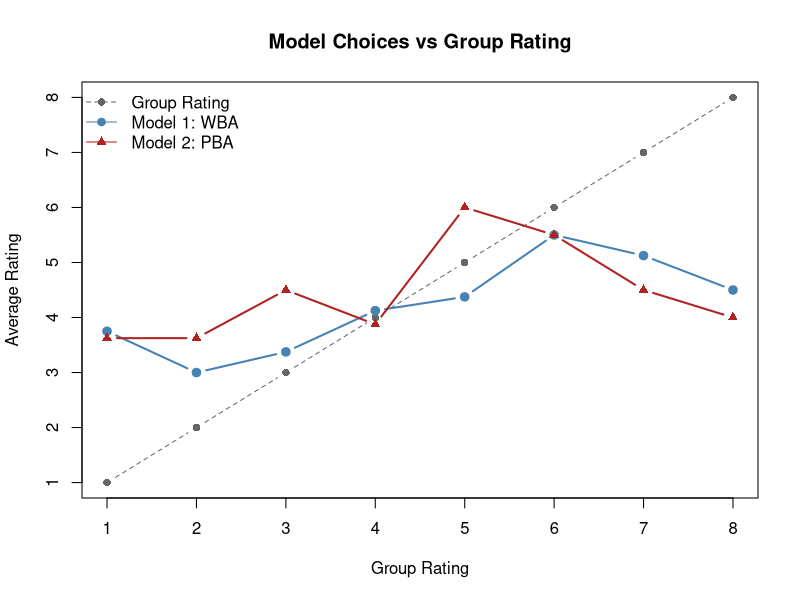

R code for this plot:
# Minimal simulation script aligned with the branch scaffold.
#
# 1. Scaling internally as 0:7
# 2. Builds an evidence grid task.
# 3. Models:
#    - Model 1: reparameterized WBA (rho, kappa)
#    - Model 2: PBA (p)
# 4. Exports files:
#    - dataset_1_task.csv
#    - dataset_2_model_choices.csv
SEED <- 123
dir.create(file.path("outputs", "simulated"), recursive = TRUE, showWarnings = FALSE)
# -----------------------------
# Empirical-data helper
# -----------------------------

# This helper is for later fitting to the real data. Rules:
  # rows with GroupRating outside 1:8 are removed before fitting.
  # That means GroupRating == 0 / no-feedback rows are excluded.
prepare_for_fitting <- function(dat) {
  dat <- dat[!is.na(dat$GroupRating) & dat$GroupRating >= 1 & dat$GroupRating <= 8, , drop = FALSE]

  dat$direct_count <- as.integer(dat$FirstRating - 1L)
  dat$social_count <- as.integer(dat$GroupRating - 1L)
  dat$second_count <- as.integer(dat$SecondRating - 1L)

  dat
}

# -----------------------------
# Beta-binomial helper
# -----------------------------

# Draw one discrete response on the 0:7 scale:
# 1. sample a probability from Beta(alpha, beta)
# 2. sample a count from Binomial(7, probability)
draw_beta_binomial_count <- function(size, alpha, beta) {
  probability <- rbeta(1, shape1 = alpha, shape2 = beta)
  rbinom(1, size = size, prob = probability)
}


# -----------------------------
# Build the simulated task
# -----------------------------
  # Keep the task on the 0:7 scale internally, 
  #to avoid confusion with the 1:8 scale used in the user-facing CSV files.
build_evidence_grid <- function(total_direct = 7L,
                                total_social = 7L,
                                repeats_per_cell = 1L) {
  base_grid <- expand.grid(
    direct_count = 0:total_direct,
    social_count = 0:total_social
  )

  grid <- base_grid[rep(seq_len(nrow(base_grid)), each = repeats_per_cell), , drop = FALSE]
  grid$trial_id <- seq_len(nrow(grid))
  grid$total_direct <- total_direct
  grid$total_social <- total_social

  grid
}

# -----------------------------
# Model 1: reparameterized WBA
# -----------------------------

# WBA parameterization:
  # - rho controls how total weight is split between self and group
  # - kappa controls how much total evidence weight is used overall

# implied weights:
  # - direct weight = rho * kappa
  # - social weight = (1 - rho) * kappa
play_wba_reparam <- function(task,
                             rho = 0.75, kappa = 2.0,
                             seed = SEED + 1L,
                             prior_alpha = 0.5, prior_beta = 0.5) {
  set.seed(seed)

  weight_direct <- rho * kappa
  weight_social <- (1 - rho) * kappa

  alpha_post <- prior_alpha +
    weight_direct * task$direct_count +
    weight_social * task$social_count

  beta_post <- prior_beta +
    weight_direct * (task$total_direct - task$direct_count) +
    weight_social * (task$total_social - task$social_count)

  second_count <- vapply(
    seq_len(nrow(task)),
    function(i) draw_beta_binomial_count(7L, alpha_post[i], beta_post[i]),
    integer(1)
  )
  second_count
}
# -----------------------------
# Model 2: PBA
# -----------------------------

# PBA parameterization from the other branch:
  # - p controls how much relative weight goes to direct evidence
  # - (1 - p) goes to social evidence
play_pba <- function(task,
                     p = 0.65,
                     seed = SEED + 2L,
                     prior_alpha = 0.5,
                     prior_beta = 0.5) {
  set.seed(seed)

  alpha_post <- prior_alpha +
    p * task$direct_count +
    (1 - p) * task$social_count

  beta_post <- prior_beta +
    p * (task$total_direct - task$direct_count) +
    (1 - p) * (task$total_social - task$social_count)

  second_count <- vapply(
    seq_len(nrow(task)),
    function(i) draw_beta_binomial_count(7L, alpha_post[i], beta_post[i]),
    integer(1)
  )

  second_count
}

# -----------------------------
# RUN THE SIMULATION
# -----------------------------

set.seed(SEED)

task_counts <- build_evidence_grid(
  total_direct = 7L,
  total_social = 7L,
  repeats_per_cell = 1L
)

second_count_model_1 <- play_wba_reparam(task_counts)
second_count_model_2 <- play_pba(task_counts)

# Dataset 1:
  # export the fixed task in the observed 1:8 rating scale
dataset_1_task <- data.frame(
  trial_id = task_counts$trial_id,
  first_rating = task_counts$direct_count + 1L,
  group_rating = task_counts$social_count + 1L
)

# Dataset 2:
  # same task, plus each model's simulated second rating
dataset_2_model_choices <- data.frame(
  trial_id = task_counts$trial_id,
  first_rating = task_counts$direct_count + 1L,
  group_rating = task_counts$social_count + 1L,
  second_rating_model_1 = second_count_model_1 + 1L,
  second_rating_model_2 = second_count_model_2 + 1L
)

write.csv(
  dataset_1_task,
  file.path("outputs", "simulated", "dataset_1_task.csv"),row.names = FALSE
)

write.csv(
  dataset_2_model_choices,
  file.path("outputs", "simulated", "dataset_2_model_choices.csv"),row.names = FALSE
)

# SIMPLE PLOTTING
plot_data <- aggregate(
  cbind(second_rating_model_1, second_rating_model_2) ~ group_rating,
  data = dataset_2_model_choices,
  FUN = mean
)

plot(
  plot_data$group_rating,
  plot_data$group_rating,
  type = "b",
  pch = 16,
  lty = 2,
  col = "gray40",
  xlim = c(1, 8),
  ylim = c(1, 8),
  xlab = "Group Rating",
  ylab = "Average Rating",
  main = "Model Choices vs Group Rating"
)

lines(
  plot_data$group_rating,
  plot_data$second_rating_model_1,
  type = "b",
  pch = 19,
  col = "steelblue",
  lwd = 2
)

lines(
  plot_data$group_rating,
  plot_data$second_rating_model_2,
  type = "b",
  pch = 17,
  col = "firebrick",
  lwd = 2
)

legend(
  "topleft",
  legend = c("Group Rating", "Model 1: WBA", "Model 2: PBA"),
  col = c("gray40", "steelblue", "firebrick"),
  lty = c(2, 1, 1),
  pch = c(16, 19, 17),
  bty = "n"
)
